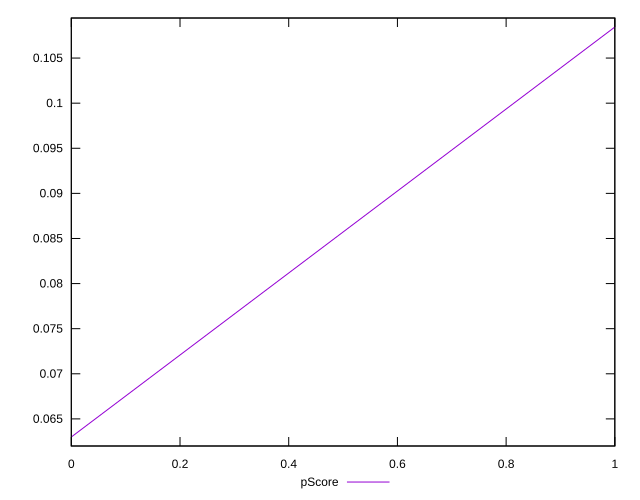

The gnuplot source for this figure:
reset

$pScore <<EOF
0 0.06299489849182222
1 0.10844004610020996
EOF

set key outside below
set xrange [0:1]
set yrange [0.061994898491822215:0.10944004610020996]
set trange [0.061994898491822215:0.10944004610020996]
set terminal svg size 640, 500 enhanced background rgb 'white'
set output "reports/report_00031_2021-02-24T23-18-18.084Z/speed-index/samples/astro/pScore/sorted.svg"

plot $pScore title "pScore" with line

reset
